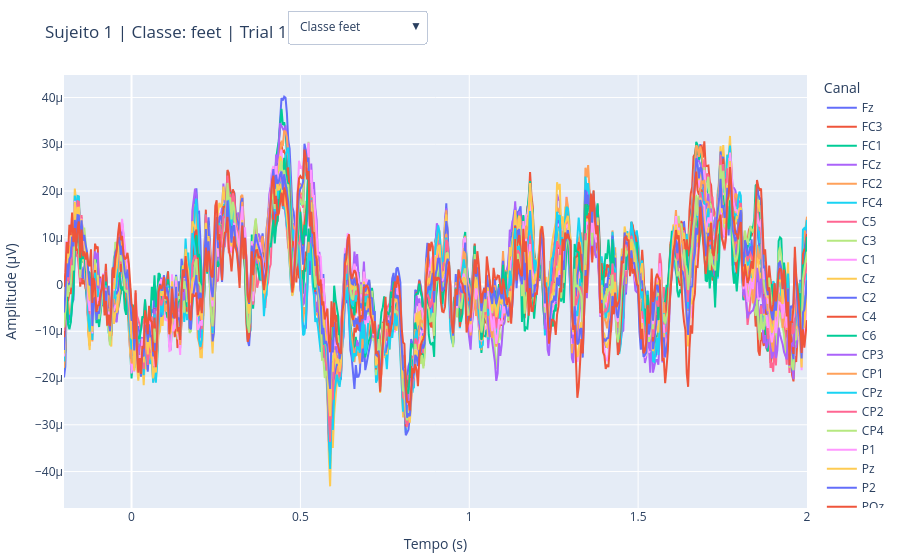

Write notebook code for a chart like this one.
### Code cell
# SELECIONAR CLASSE

participant = 1
dataset = BNCI2014_001() # dataset usado
data = dataset.get_data(subjects=[participant]) 

session_key = list(data[participant].keys())[0]
run_key = list(data[participant][session_key].keys())[0]
raw = data[participant][session_key][run_key]

events, event_id = mne.events_from_annotations(raw) 
epochs = mne.Epochs(raw, events, event_id=event_id,
tmin=-0.2, tmax=2.0, baseline=None, preload=True)

epochs.pick('eeg') # mantem apenas os canais de eeg

classes = list(event_id.keys()) 
idx = 0
ch_names = epochs.ch_names
n_ch = len(ch_names)

fig = go.Figure()
traces_por_classes = []

for c_idx, classe in enumerate(classes):

    ep_classe = epochs[classe] 
    trial = ep_classe[idx].get_data()[0]
    times = ep_classe.times

    inicio = len(fig.data)
    for ch_idx, ch_name in enumerate(ch_names):
        fig.add_trace(go.Scatter(x=times, y=trial[ch_idx], mode='lines', name=ch_name, legendgroup=f"classe_{c_idx}", visible=(c_idx == 0)))
    traces_por_classes.append((inicio, inicio + n_ch)) 

total_traces = len(fig.data)
buttons = []

for c_idx, classe in enumerate(classes):
    visible_mask = [False] * total_traces
    inicio, fim = traces_por_classes[c_idx]
    for i in range(inicio, fim):
        visible_mask[i] = True

    buttons.append(dict(
        label=f"Classe {classe}",
        method="update",
        args=[
            {"visible": visible_mask},
            {"title": f"Sujeito{participant} | Classe: {classe} | Trial {idx+1}"}
        ]
    ))

fig.update_layout(
    updatemenus=[
        dict(
            buttons=buttons,
            direction="down",
            showactive=True,
            x=0.3,
            xanchor="left",
            y=1.15,
            yanchor="top"
        ),
    ],
    title=f"Sujeito {participant} | Classe: {classes[0]} | Trial {idx+1}",
    xaxis_title="Tempo (s)",
    yaxis_title="Amplitude (µV)",
    margin=dict(l=10, r=10, t=60, b=10),
    legend_title="Canal"
)
display(fig)

### Figure 1 — Plotly figure (JSON) as saved in the notebook; plotly's stock layout.template omitted (floating-point values rounded to 4 significant figures; data arrays with more than 128 entries replaced by an {"elided": "..."} marker saying what was removed)
{"data": [{"legendgroup": "classe_0", "mode": "lines", "name": "Fz", "type": "scatter", "visible": true, "x": {"elided": "551 float values"}, "y": {"elided": "551 float values"}}, {"legendgroup": "classe_0", "mode": "lines", "name": "FC3", "type": "scatter", "visible": true, "x": {"elided": "551 float values"}, "y": {"elided": "551 float values"}}, {"legendgroup": "classe_0", "mode": "lines", "name": "FC1", "type": "scatter", "visible": true, "x": {"elided": "551 float values"}, "y": {"elided": "551 float values"}}, {"legendgroup": "classe_0", "mode": "lines", "name": "FCz", "type": "scatter", "visible": true, "x": {"elided": "551 float values"}, "y": {"elided": "551 float values"}}, {"legendgroup": "classe_0", "mode": "lines", "name": "FC2", "type": "scatter", "visible": true, "x": {"elided": "551 float values"}, "y": {"elided": "551 float values"}}, {"legendgroup": "classe_0", "mode": "lines", "name": "FC4", "type": "scatter", "visible": true, "x": {"elided": "551 float values"}, "y": {"elided": "551 float values"}}, {"legendgroup": "classe_0", "mode": "lines", "name": "C5", "type": "scatter", "visible": true, "x": {"elided": "551 float values"}, "y": {"elided": "551 float values"}}, {"legendgroup": "classe_0", "mode": "lines", "name": "C3", "type": "scatter", "visible": true, "x": {"elided": "551 float values"}, "y": {"elided": "551 float values"}}, {"legendgroup": "classe_0", "mode": "lines", "name": "C1", "type": "scatter", "visible": true, "x": {"elided": "551 float values"}, "y": {"elided": "551 float values"}}, {"legendgroup": "classe_0", "mode": "lines", "name": "Cz", "type": "scatter", "visible": true, "x": {"elided": "551 float values"}, "y": {"elided": "551 float values"}}, {"legendgroup": "classe_0", "mode": "lines", "name": "C2", "type": "scatter", "visible": true, "x": {"elided": "551 float values"}, "y": {"elided": "551 float values"}}, {"legendgroup": "classe_0", "mode": "lines", "name": "C4", "type": "scatter", "visible": true, "x": {"elided": "551 float values"}, "y": {"elided": "551 float values"}}, {"legendgroup": "classe_0", "mode": "lines", "name": "C6", "type": "scatter", "visible": true, "x": {"elided": "551 float values"}, "y": {"elided": "551 float values"}}, {"legendgroup": "classe_0", "mode": "lines", "name": "CP3", "type": "scatter", "visible": true, "x": {"elided": "551 float values"}, "y": {"elided": "551 float values"}}, {"legendgroup": "classe_0", "mode": "lines", "name": "CP1", "type": "scatter", "visible": true, "x": {"elided": "551 float values"}, "y": {"elided": "551 float values"}}, {"legendgroup": "classe_0", "mode": "lines", "name": "CPz", "type": "scatter", "visible": true, "x": {"elided": "551 float values"}, "y": {"elided": "551 float values"}}, {"legendgroup": "classe_0", "mode": "lines", "name": "CP2", "type": "scatter", "visible": true, "x": {"elided": "551 float values"}, "y": {"elided": "551 float values"}}, {"legendgroup": "classe_0", "mode": "lines", "name": "CP4", "type": "scatter", "visible": true, "x": {"elided": "551 float values"}, "y": {"elided": "551 float values"}}, {"legendgroup": "classe_0", "mode": "lines", "name": "P1", "type": "scatter", "visible": true, "x": {"elided": "551 float values"}, "y": {"elided": "551 float values"}}, {"legendgroup": "classe_0", "mode": "lines", "name": "Pz", "type": "scatter", "visible": true, "x": {"elided": "551 float values"}, "y": {"elided": "551 float values"}}, {"legendgroup": "classe_0", "mode": "lines", "name": "P2", "type": "scatter", "visible": true, "x": {"elided": "551 float values"}, "y": {"elided": "551 float values"}}, {"legendgroup": "classe_0", "mode": "lines", "name": "POz", "type": "scatter", "visible": true, "x": {"elided": "551 float values"}, "y": {"elided": "551 float values"}}, {"legendgroup": "classe_1", "mode": "lines", "name": "Fz", "type": "scatter", "visible": false, "x": {"elided": "551 float values"}, "y": {"elided": "551 float values"}}, {"legendgroup": "classe_1", "mode": "lines", "name": "FC3", "type": "scatter", "visible": false, "x": {"elided": "551 float values"}, "y": {"elided": "551 float values"}}, {"legendgroup": "classe_1", "mode": "lines", "name": "FC1", "type": "scatter", "visible": false, "x": {"elided": "551 float values"}, "y": {"elided": "551 float values"}}, {"legendgroup": "classe_1", "mode": "lines", "name": "FCz", "type": "scatter", "visible": false, "x": {"elided": "551 float values"}, "y": {"elided": "551 float values"}}, {"legendgroup": "classe_1", "mode": "lines", "name": "FC2", "type": "scatter", "visible": false, "x": {"elided": "551 float values"}, "y": {"elided": "551 float values"}}, {"legendgroup": "classe_1", "mode": "lines", "name": "FC4", "type": "scatter", "visible": false, "x": {"elided": "551 float values"}, "y": {"elided": "551 float values"}}, {"legendgroup": "classe_1", "mode": "lines", "name": "C5", "type": "scatter", "visible": false, "x": {"elided": "551 float values"}, "y": {"elided": "551 float values"}}, {"legendgroup": "classe_1", "mode": "lines", "name": "C3", "type": "scatter", "visible": false, "x": {"elided": "551 float values"}, "y": {"elided": "551 float values"}}, {"legendgroup": "classe_1", "mode": "lines", "name": "C1", "type": "scatter", "visible": false, "x": {"elided": "551 float values"}, "y": {"elided": "551 float values"}}, {"legendgroup": "classe_1", "mode": "lines", "name": "Cz", "type": "scatter", "visible": false, "x": {"elided": "551 float values"}, "y": {"elided": "551 float values"}}, {"legendgroup": "classe_1", "mode": "lines", "name": "C2", "type": "scatter", "visible": false, "x": {"elided": "551 float values"}, "y": {"elided": "551 float values"}}, {"legendgroup": "classe_1", "mode": "lines", "name": "C4", "type": "scatter", "visible": false, "x": {"elided": "551 float values"}, "y": {"elided": "551 float values"}}, {"legendgroup": "classe_1", "mode": "lines", "name": "C6", "type": "scatter", "visible": false, "x": {"elided": "551 float values"}, "y": {"elided": "551 float values"}}, {"legendgroup": "classe_1", "mode": "lines", "name": "CP3", "type": "scatter", "visible": false, "x": {"elided": "551 float values"}, "y": {"elided": "551 float values"}}, {"legendgroup": "classe_1", "mode": "lines", "name": "CP1", "type": "scatter", "visible": false, "x": {"elided": "551 float values"}, "y": {"elided": "551 float values"}}, {"legendgroup": "classe_1", "mode": "lines", "name": "CPz", "type": "scatter", "visible": false, "x": {"elided": "551 float values"}, "y": {"elided": "551 float values"}}, {"legendgroup": "classe_1", "mode": "lines", "name": "CP2", "type": "scatter", "visible": false, "x": {"elided": "551 float values"}, "y": {"elided": "551 float values"}}, {"legendgroup": "classe_1", "mode": "lines", "name": "CP4", "type": "scatter", "visible": false, "x": {"elided": "551 float values"}, "y": {"elided": "551 float values"}}, {"legendgroup": "classe_1", "mode": "lines", "name": "P1", "type": "scatter", "visible": false, "x": {"elided": "551 float values"}, "y": {"elided": "551 float values"}}, {"legendgroup": "classe_1", "mode": "lines", "name": "Pz", "type": "scatter", "visible": false, "x": {"elided": "551 float values"}, "y": {"elided": "551 float values"}}, {"legendgroup": "classe_1", "mode": "lines", "name": "P2", "type": "scatter", "visible": false, "x": {"elided": "551 float values"}, "y": {"elided": "551 float values"}}, {"legendgroup": "classe_1", "mode": "lines", "name": "POz", "type": "scatter", "visible": false, "x": {"elided": "551 float values"}, "y": {"elided": "551 float values"}}, {"legendgroup": "classe_2", "mode": "lines", "name": "Fz", "type": "scatter", "visible": false, "x": {"elided": "551 float values"}, "y": {"elided": "551 float values"}}, {"legendgroup": "classe_2", "mode": "lines", "name": "FC3", "type": "scatter", "visible": false, "x": {"elided": "551 float values"}, "y": {"elided": "551 float values"}}, {"legendgroup": "classe_2", "mode": "lines", "name": "FC1", "type": "scatter", "visible": false, "x": {"elided": "551 float values"}, "y": {"elided": "551 float values"}}, {"legendgroup": "classe_2", "mode": "lines", "name": "FCz", "type": "scatter", "visible": false, "x": {"elided": "551 float values"}, "y": {"elided": "551 float values"}}, {"legendgroup": "classe_2", "mode": "lines", "name": "FC2", "type": "scatter", "visible": false, "x": {"elided": "551 float values"}, "y": {"elided": "551 float values"}}, {"legendgroup": "classe_2", "mode": "lines", "name": "FC4", "type": "scatter", "visible": false, "x": {"elided": "551 float values"}, "y": {"elided": "551 float values"}}, {"legendgroup": "classe_2", "mode": "lines", "name": "C5", "type": "scatter", "visible": false, "x": {"elided": "551 float values"}, "y": {"elided": "551 float values"}}, {"legendgroup": "classe_2", "mode": "lines", "name": "C3", "type": "scatter", "visible": false, "x": {"elided": "551 float values"}, "y": {"elided": "551 float values"}}, {"legendgroup": "classe_2", "mode": "lines", "name": "C1", "type": "scatter", "visible": false, "x": {"elided": "551 float values"}, "y": {"elided": "551 float values"}}, {"legendgroup": "classe_2", "mode": "lines", "name": "Cz", "type": "scatter", "visible": false, "x": {"elided": "551 float values"}, "y": {"elided": "551 float values"}}, {"legendgroup": "classe_2", "mode": "lines", "name": "C2", "type": "scatter", "visible": false, "x": {"elided": "551 float values"}, "y": {"elided": "551 float values"}}, {"legendgroup": "classe_2", "mode": "lines", "name": "C4", "type": "scatter", "visible": false, "x": {"elided": "551 float values"}, "y": {"elided": "551 float values"}}, {"legendgroup": "classe_2", "mode": "lines", "name": "C6", "type": "scatter", "visible": false, "x": {"elided": "551 float values"}, "y": {"elided": "551 float values"}}, {"legendgroup": "classe_2", "mode": "lines", "name": "CP3", "type": "scatter", "visible": false, "x": {"elided": "551 float values"}, "y": {"elided": "551 float values"}}, {"legendgroup": "classe_2", "mode": "lines", "name": "CP1", "type": "scatter", "visible": false, "x": {"elided": "551 float values"}, "y": {"elided": "551 float values"}}, {"legendgroup": "classe_2", "mode": "lines", "name": "CPz", "type": "scatter", "visible": false, "x": {"elided": "551 float values"}, "y": {"elided": "551 float values"}}, {"legendgroup": "classe_2", "mode": "lines", "name": "CP2", "type": "scatter", "visible": false, "x": {"elided": "551 float values"}, "y": {"elided": "551 float values"}}, {"legendgroup": "classe_2", "mode": "lines", "name": "CP4", "type": "scatter", "visible": false, "x": {"elided": "551 float values"}, "y": {"elided": "551 float values"}}, {"legendgroup": "classe_2", "mode": "lines", "name": "P1", "type": "scatter", "visible": false, "x": {"elided": "551 float values"}, "y": {"elided": "551 float values"}}, {"legendgroup": "classe_2", "mode": "lines", "name": "Pz", "type": "scatter", "visible": false, "x": {"elided": "551 float values"}, "y": {"elided": "551 float values"}}, {"legendgroup": "classe_2", "mode": "lines", "name": "P2", "type": "scatter", "visible": false, "x": {"elided": "551 float values"}, "y": {"elided": "551 float values"}}, {"legendgroup": "classe_2", "mode": "lines", "name": "POz", "type": "scatter", "visible": false, "x": {"elided": "551 float values"}, "y": {"elided": "551 float values"}}, {"legendgroup": "classe_3", "mode": "lines", "name": "Fz", "type": "scatter", "visible": false, "x": {"elided": "551 float values"}, "y": {"elided": "551 float values"}}, {"legendgroup": "classe_3", "mode": "lines", "name": "FC3", "type": "scatter", "visible": false, "x": {"elided": "551 float values"}, "y": {"elided": "551 float values"}}, {"legendgroup": "classe_3", "mode": "lines", "name": "FC1", "type": "scatter", "visible": false, "x": {"elided": "551 float values"}, "y": {"elided": "551 float values"}}, {"legendgroup": "classe_3", "mode": "lines", "name": "FCz", "type": "scatter", "visible": false, "x": {"elided": "551 float values"}, "y": {"elided": "551 float values"}}, {"legendgroup": "classe_3", "mode": "lines", "name": "FC2", "type": "scatter", "visible": false, "x": {"elided": "551 float values"}, "y": {"elided": "551 float values"}}, {"legendgroup": "classe_3", "mode": "lines", "name": "FC4", "type": "scatter", "visible": false, "x": {"elided": "551 float values"}, "y": {"elided": "551 float values"}}, {"legendgroup": "classe_3", "mode": "lines", "name": "C5", "type": "scatter", "visible": false, "x": {"elided": "551 float values"}, "y": {"elided": "551 float values"}}, {"legendgroup": "classe_3", "mode": "lines", "name": "C3", "type": "scatter", "visible": false, "x": {"elided": "551 float values"}, "y": {"elided": "551 float values"}}, {"legendgroup": "classe_3", "mode": "lines", "name": "C1", "type": "scatter", "visible": false, "x": {"elided": "551 float values"}, "y": {"elided": "551 float values"}}, {"legendgroup": "classe_3", "mode": "lines", "name": "Cz", "type": "scatter", "visible": false, "x": {"elided": "551 float values"}, "y": {"elided": "551 float values"}}, {"legendgroup": "classe_3", "mode": "lines", "name": "C2", "type": "scatter", "visible": false, "x": {"elided": "551 float values"}, "y": {"elided": "551 float values"}}, {"legendgroup": "classe_3", "mode": "lines", "name": "C4", "type": "scatter", "visible": false, "x": {"elided": "551 float values"}, "y": {"elided": "551 float values"}}, {"legendgroup": "classe_3", "mode": "lines", "name": "C6", "type": "scatter", "visible": false, "x": {"elided": "551 float values"}, "y": {"elided": "551 float values"}}, {"legendgroup": "classe_3", "mode": "lines", "name": "CP3", "type": "scatter", "visible": false, "x": {"elided": "551 float values"}, "y": {"elided": "551 float values"}}, {"legendgroup": "classe_3", "mode": "lines", "name": "CP1", "type": "scatter", "visible": false, "x": {"elided": "551 float values"}, "y": {"elided": "551 float values"}}, {"legendgroup": "classe_3", "mode": "lines", "name": "CPz", "type": "scatter", "visible": false, "x": {"elided": "551 float values"}, "y": {"elided": "551 float values"}}, {"legendgroup": "classe_3", "mode": "lines", "name": "CP2", "type": "scatter", "visible": false, "x": {"elided": "551 float values"}, "y": {"elided": "551 float values"}}, {"legendgroup": "classe_3", "mode": "lines", "name": "CP4", "type": "scatter", "visible": false, "x": {"elided": "551 float values"}, "y": {"elided": "551 float values"}}, {"legendgroup": "classe_3", "mode": "lines", "name": "P1", "type": "scatter", "visible": false, "x": {"elided": "551 float values"}, "y": {"elided": "551 float values"}}, {"legendgroup": "classe_3", "mode": "lines", "name": "Pz", "type": "scatter", "visible": false, "x": {"elided": "551 float values"}, "y": {"elided": "551 float values"}}, {"legendgroup": "classe_3", "mode": "lines", "name": "P2", "type": "scatter", "visible": false, "x": {"elided": "551 float values"}, "y": {"elided": "551 float values"}}, {"legendgroup": "classe_3", "mode": "lines", "name": "POz", "type": "scatter", "visible": false, "x": {"elided": "551 float values"}, "y": {"elided": "551 float values"}}], "layout": {"legend": {"title": {"text": "Canal"}}, "margin": {"b": 10, "l": 10, "r": 10, "t": 60}, "title": {"text": "Sujeito 1 | Classe: feet | Trial 1"}, "updatemenus": [{"buttons": [{"args": [{"visible": [true, true, true, true, true, true, true, true, true, true, true, true, true, true, true, true, true, true, true, true, true, true, false, false, false, false, false, false, false, false, false, false, false, false, false, false, false, false, false, false, false, false, false, false, false, false, false, false, false, false, false, false, false, false, false, false, false, false, false, false, false, false, false, false, false, false, false, false, false, false, false, false, false, false, false, false, false, false, false, false, false, false, false, false, false, false, false, false]}, {"title": "Sujeito1 | Classe: feet | Trial 1"}], "label": "Classe feet", "method": "update"}, {"args": [{"visible": [false, false, false, false, false, false, false, false, false, false, false, false, false, false, false, false, false, false, false, false, false, false, true, true, true, true, true, true, true, true, true, true, true, true, true, true, true, true, true, true, true, true, true, true, false, false, false, false, false, false, false, false, false, false, false, false, false, false, false, false, false, false, false, false, false, false, false, false, false, false, false, false, false, false, false, false, false, false, false, false, false, false, false, false, false, false, false, false]}, {"title": "Sujeito1 | Classe: left_hand | Trial 1"}], "label": "Classe left_hand", "method": "update"}, {"args": [{"visible": [false, false, false, false, false, false, false, false, false, false, false, false, false, false, false, false, false, false, false, false, false, false, false, false, false, false, false, false, false, false, false, false, false, false, false, false, false, false, false, false, false, false, false, false, true, true, true, true, true, true, true, true, true, true, true, true, true, true, true, true, true, true, true, true, true, true, false, false, false, false, false, false, false, false, false, false, false, false, false, false, false, false, false, false, false, false, false, false]}, {"title": "Sujeito1 | Classe: right_hand | Trial 1"}], "label": "Classe right_hand", "method": "update"}, {"args": [{"visible": [false, false, false, false, false, false, false, false, false, false, false, false, false, false, false, false, false, false, false, false, false, false, false, false, false, false, false, false, false, false, false, false, false, false, false, false, false, false, false, false, false, false, false, false, false, false, false, false, false, false, false, false, false, false, false, false, false, false, false, false, false, false, false, false, false, false, true, true, true, true, true, true, true, true, true, true, true, true, true, true, true, true, true, true, true, true, true, true]}, {"title": "Sujeito1 | Classe: tongue | Trial 1"}], "label": "Classe tongue", "method": "update"}], "direction": "down", "showactive": true, "x": 0.3, "xanchor": "left", "y": 1.15, "yanchor": "top"}], "xaxis": {"title": {"text": "Tempo (s)"}}, "yaxis": {"title": {"text": "Amplitude (µV)"}}}}
